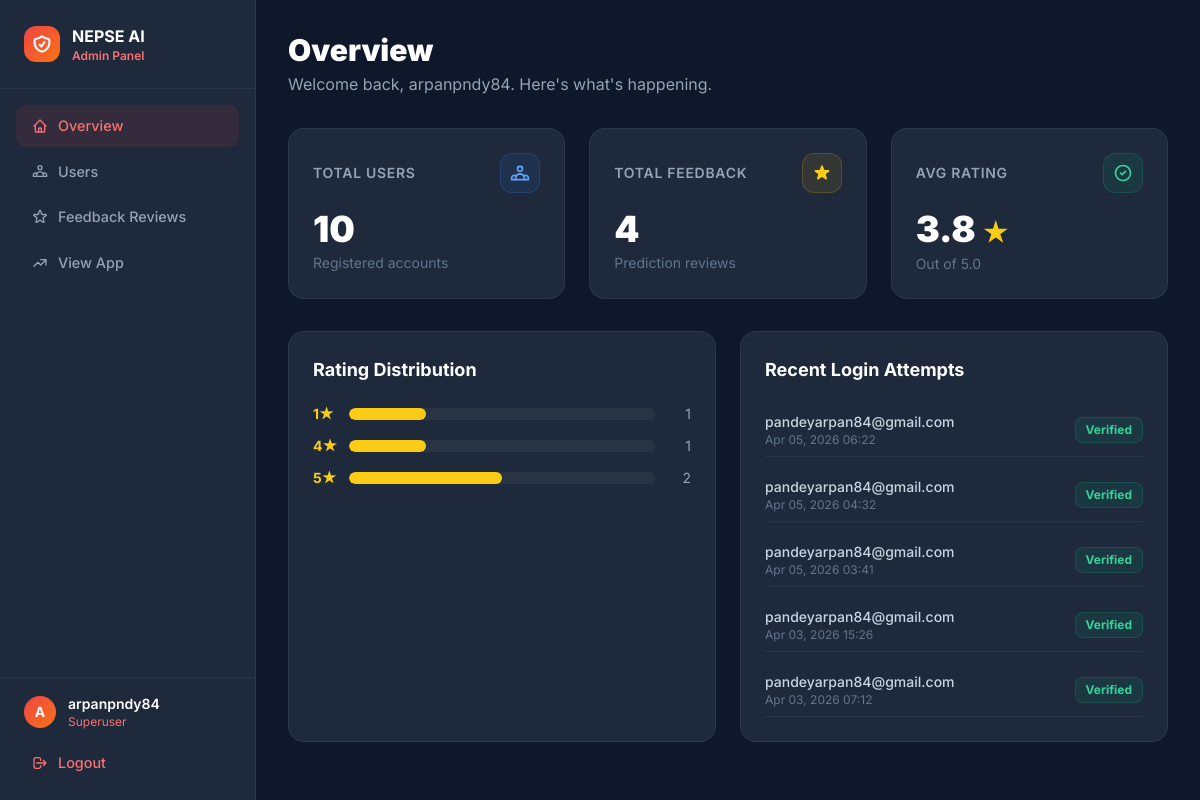
The app's page /admin-panel/ (signed in), older data.
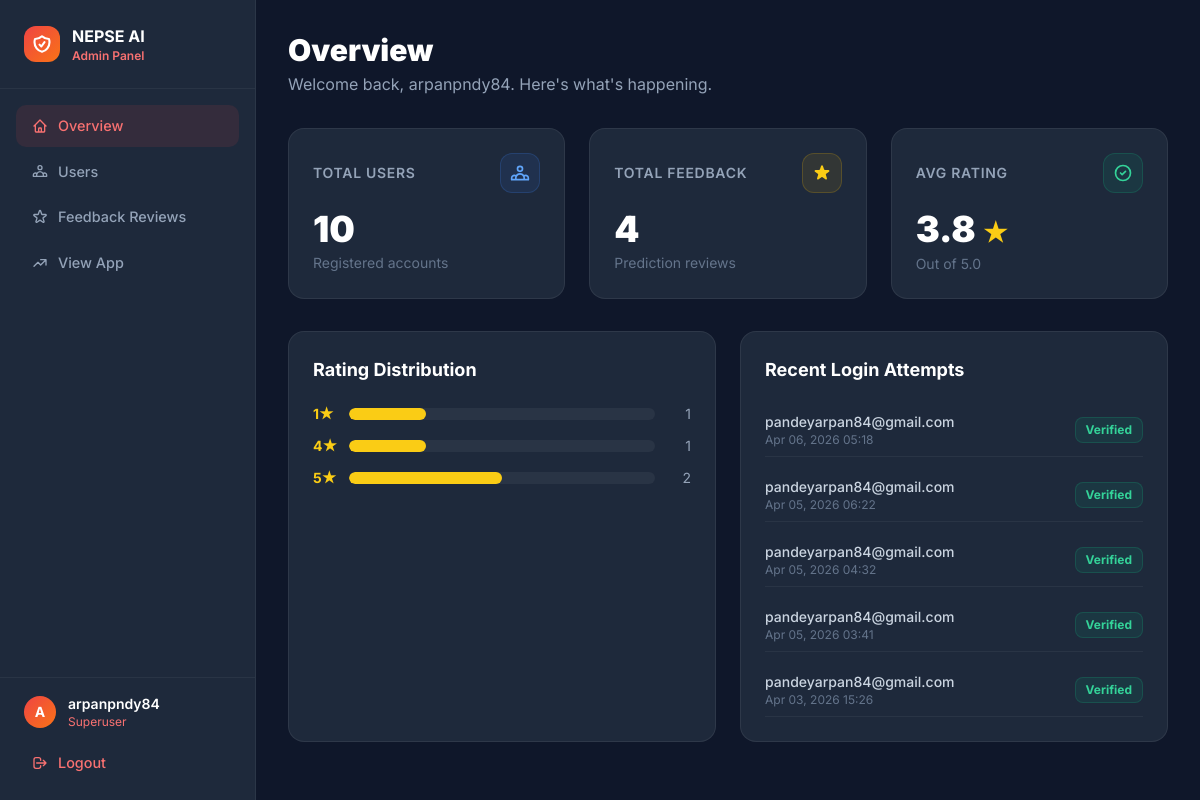
The same page, newer data.
### predictor/models.py (models this page shows, shortened)
class OTPCode(models.Model):
    email = models.EmailField()
    code = models.CharField(max_length=6)
    created_at = models.DateTimeField(auto_now_add=True)
    is_used = models.BooleanField(default=False)

### predictor/views.py (the view)
# urls.py: path('admin-panel/',          admin_panel_view,    name='admin_panel'),
@_admin_required
def admin_panel_view(request):
    total_users    = User.objects.filter(is_superuser=False).count()
    total_feedback = Feedback.objects.count()
    avg_rating     = Feedback.objects.values_list('rating', flat=True)
    avg            = round(sum(avg_rating) / len(avg_rating), 1) if avg_rating else 0
    recent_logins  = OTPCode.objects.order_by('-created_at')[:5]
    from django.db.models import Count
    rating_dist = (
        Feedback.objects
        .values('rating')
        .annotate(count=Count('rating'))
        .order_by('rating')
    )
    return render(request, "predictor/admin_panel.html", {
        "total_users":    total_users,
        "total_feedback": total_feedback,
        "avg_rating":     avg,
        "recent_logins":  recent_logins,
        "rating_dist":    list(rating_dist),
    })

### predictor/views.py (called while the page is built)
def _admin_required(view_func):
    from functools import wraps
    @wraps(view_func)
    def wrapper(request, *args, **kwargs):
        if not request.user.is_authenticated or not request.user.is_superuser:
            return redirect('/admin-login/')
        return view_func(request, *args, **kwargs)
    return wrapper

### predictor/templates/predictor/admin_panel.html (shortened to what the changed rows need)
<!DOCTYPE html>
<html lang="en">
<head>
    <script src="https://cdn.tailwindcss.com"></script>
</head>
<body class="min-h-screen flex">
<main class="ml-64 flex-1 p-8">
    <div class="mb-8">
        <h1 class="text-3xl font-black text-white mb-1">Overview</h1>
    </div>
    <div class="grid grid-cols-1 md:grid-cols-2 gap-6">
        <div class="card p-6">
            <h2 class="text-white font-bold text-lg mb-5">Rating Distribution</h2>
            {% for r in rating_dist %}
            <div class="flex items-center gap-3 mb-3">
                <span class="text-yellow-400 font-bold w-6 text-sm">{{ r.rating }}★</span>
                <div class="flex-1 bg-white/5 rounded-full h-3 overflow-hidden">
                    <div class="h-full rounded-full bg-yellow-400"
                         style="width: {% if total_feedback %}{% widthratio r.count total_feedback 100 %}{% else %}0{% endif %}%"></div>
                </div>
                <span class="text-slate-400 text-sm w-6 text-right">{{ r.count }}</span>
            </div>
            {% empty %}
            <p class="text-slate-500 text-sm">No feedback yet.</p>
            {% endfor %}
        </div>
        <div class="card p-6">
            <h2 class="text-white font-bold text-lg mb-5">Recent Login Attempts</h2>
            <div class="space-y-3">
                {% for otp in recent_logins %}
                <div class="flex items-center justify-between py-2 border-b border-white/5">
                    <div>
                        <div class="text-slate-300 text-sm font-medium">{{ otp.email }}</div>
                        <div class="text-slate-500 text-xs">{{ otp.created_at|date:"M d, Y H:i" }}</div>
                    </div>
                    {% if otp.is_used %}
                    <span class="badge bg-emerald-500/10 text-emerald-400 border border-emerald-500/20">Verified</span>
                    {% elif otp.is_expired %}
                    <span class="badge bg-red-500/10 text-red-400 border border-red-500/20">Expired</span>
                    {% else %}
                    <span class="badge bg-yellow-500/10 text-yellow-400 border border-yellow-500/20">Pending</span>
                    {% endif %}
                </div>
                {% empty %}
                <p class="text-slate-500 text-sm">No login activity yet.</p>
                {% endfor %}
            </div>
        </div>
    </div>
</main>
</body>
</html>

Row changes from the older to the newer data that the page shows:
no longer on this page (row unchanged): OTPCode: email "pandeyarpan84@gmail.com", created_at "Apr 03, 2026 07:12", is_used "Verified"
added OTPCode: email "pandeyarpan84@gmail.com", created_at "Apr 06, 2026 05:18", is_used "Verified"
